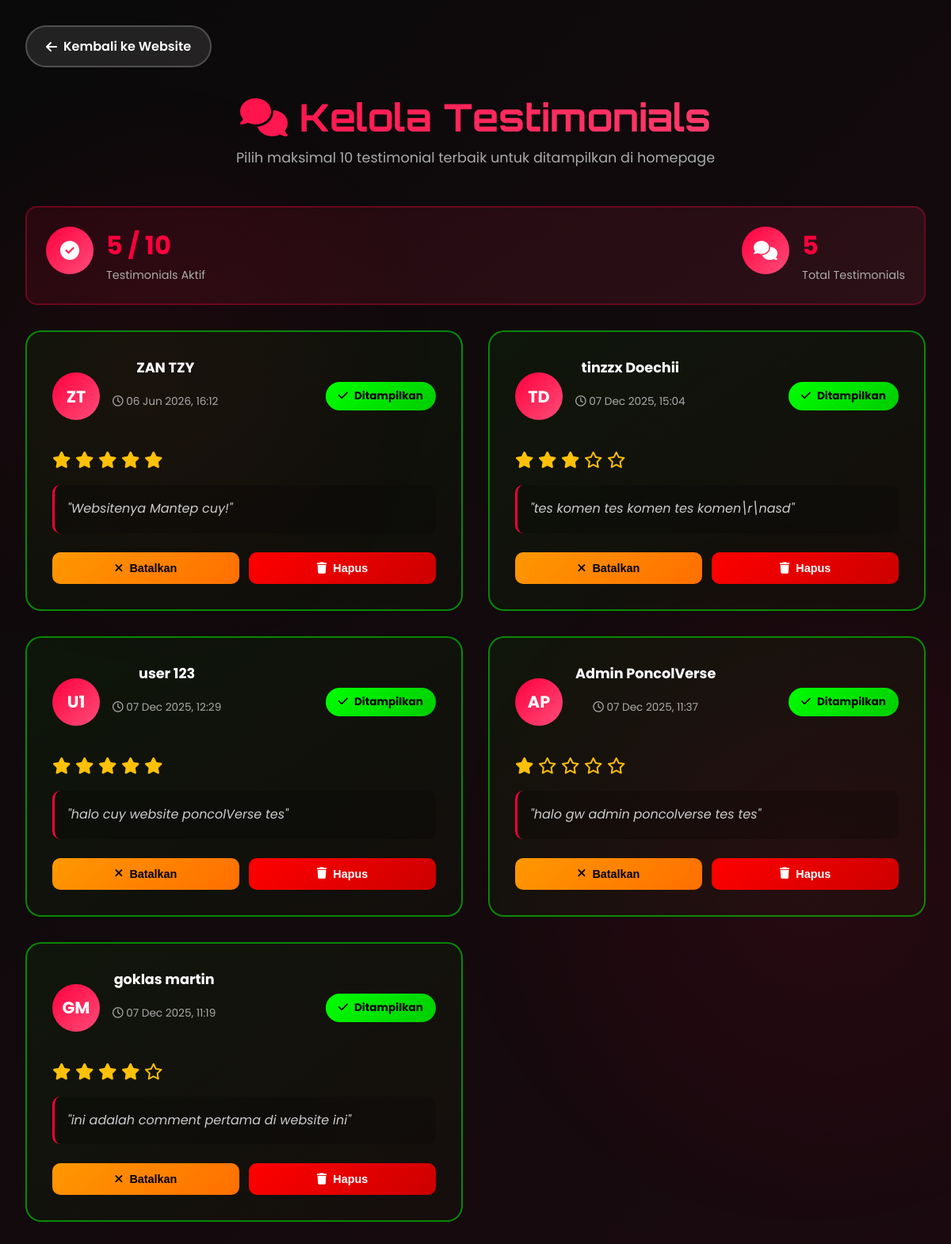
Screenshot of /admin/testimonials/testimonials-admin.php (signed in) with the database file from the repository.
### tables this page shows
CREATE TABLE `website_testimonials` (
  `id` int(11) NOT NULL,
  `user_id` int(11) NOT NULL,
  `user_name` varchar(255) NOT NULL,
  `message` text NOT NULL,
  `rating` int(1) NOT NULL CHECK (`rating` >= 1 and `rating` <= 5),
  `is_approved` tinyint(1) DEFAULT 0,
  `created_at` timestamp NOT NULL DEFAULT current_timestamp()
);

CREATE TABLE `users` (
  `id` int(11) NOT NULL,
  `firstName` varchar(100) NOT NULL,
  `lastName` varchar(100) NOT NULL,
  `email` varchar(255) NOT NULL,
  `profile_photo` varchar(500) DEFAULT NULL,
  `password` varchar(255) NOT NULL,
  `recoveryEmail` varchar(255) NOT NULL,
  `role` enum('admin','user') DEFAULT 'user',
  `subscription_plan_id` int(11) DEFAULT NULL,
  `subscription_start` date DEFAULT NULL,
  `subscription_end` date DEFAULT NULL,
  `subscription_status` enum('active','expired','none') DEFAULT 'none',
  `status` varchar(50) DEFAULT 'Penonton',
  `joinDate` date NOT NULL,
  `created_at` timestamp NOT NULL DEFAULT current_timestamp()
);

### admin/testimonials/testimonials-admin.php (the view, shortened to what this page needs)
<?php
require_once '../../config/config.php';
$sql = "SELECT wt.*, u.firstName, u.lastName, u.email
        FROM website_testimonials wt
        LEFT JOIN users u ON wt.user_id = u.id
        ORDER BY wt.created_at DESC";
$result = $conn->query($sql);
$approved_count_sql = "SELECT COUNT(*) as count FROM website_testimonials WHERE is_approved = 1";
$approved_count = $conn->query($approved_count_sql)->fetch_assoc()['count'];
?>
<!DOCTYPE html>
<html lang="id">
<head>
  <link rel="stylesheet" href="https://cdnjs.cloudflare.com/ajax/libs/font-awesome/6.4.0/css/all.min.css">
  <link href="../../assets/css/main.css" rel="stylesheet">
</head>
<body>
  <div class="admin-testimonials-container">
    <a href="../../index.php#testimonials" class="back-btn-testimonials">
      <i class="fas fa-arrow-left"></i> Kembali ke Website
    </a>
    <div class="admin-testimonials-header">
      <h1><i class="fas fa-comments"></i> Kelola Testimonials</h1>
      <p>Pilih maksimal 10 testimonial terbaik untuk ditampilkan di homepage</p>
    </div>
    <div class="stats-container">
      <div class="stat-item">
        <div class="stat-icon">
          <i class="fas fa-check-circle"></i>
        </div>
        <div class="stat-info">
          <strong><?php echo $approved_count; ?> / 10</strong>
          <span>Testimonials Aktif</span>
        </div>
      </div>
      <div class="stat-item">
        <div class="stat-icon">
          <i class="fas fa-comments"></i>
        </div>
        <div class="stat-info">
          <strong><?php echo $result->num_rows; ?></strong>
          <span>Total Testimonials</span>
        </div>
      </div>
    </div>
    <?php if ($result && $result->num_rows > 0): ?>
    <div class="testimonials-grid">
      <?php while($testimonial = $result->fetch_assoc()): ?>
      <div class="testimonial-card <?php echo $testimonial['is_approved'] ? 'approved' : ''; ?>" data-id="<?php echo $testimonial['id']; ?>">
        <div class="testimonial-header">
          <div class="testimonial-user">
            <div class="user-avatar-card">
              <?php
              $initials = strtoupper(substr($testimonial['firstName'] ?? 'U', 0, 1) . substr($testimonial['lastName'] ?? 'S', 0, 1));
              echo $initials;
              ?>
            </div>
            <div class="user-info">
              <strong><?php echo htmlspecialchars($testimonial['user_name']); ?></strong>
              <small><i class="far fa-clock"></i> <?php echo date('d M Y, H:i', strtotime($testimonial['created_at'])); ?></small>
            </div>
          </div>
          <div class="status-badge <?php echo $testimonial['is_approved'] ? 'approved' : 'pending'; ?>">
            <i class="fas fa-<?php echo $testimonial['is_approved'] ? 'check' : 'clock'; ?>"></i>
            <?php echo $testimonial['is_approved'] ? 'Ditampilkan' : 'Pending'; ?>
          </div>
        </div>
        <div class="rating-stars">
          <?php for($i = 0; $i < $testimonial['rating']; $i++): ?>
            <i class="fas fa-star"></i>
          <?php endfor; ?>
          <?php for($i = $testimonial['rating']; $i < 5; $i++): ?>
            <i class="far fa-star"></i>
          <?php endfor; ?>
        </div>
        <div class="testimonial-message">
          "<?php echo nl2br(htmlspecialchars($testimonial['message'])); ?>"
        </div>
        <div class="testimonial-actions">
          <?php if ($testimonial['is_approved']): ?>
            <button class="action-btn btn-unapprove" onclick="confirmToggleApproval(<?php echo $testimonial['id']; ?>, 0, 'batalkan approval')">
              <i class="fas fa-times"></i> Batalkan
            </button>
          <?php else: ?>
            <button class="action-btn btn-approve" onclick="confirmToggleApproval(<?php echo $testimonial['id']; ?>, 1, 'approve')" <?php echo $approved_count >= 10 ? 'disabled' : ''; ?>>
              <i class="fas fa-check"></i> Approve
            </button>
          <?php endif; ?>
          <button class="action-btn btn-delete" onclick="confirmDelete(<?php echo $testimonial['id']; ?>)">
            <i class="fas fa-trash"></i> Hapus
          </button>
        </div>
      </div>
      <?php endwhile; ?>
    </div>
    <?php endif; ?>
  </div>
</body>
</html>

### assets/css/main.css (style rules this page uses)
* { margin: 0; padding: 0; box-sizing: border-box; }
html { scroll-behavior: smooth; }
body { font-family: "Poppins", sans-serif; background: #000; color: #fff; overflow-x: hidden; position: relative; }
body::before { content: ""; position: fixed; top: 0; left: 0; width: 100%; height: 100%; background: radial-gradient( circle at 15% 30%, rgba(255, 0, 60, 0.06) 0%, transparent 25% ), radial-gradient( circle at 85% 70%, rgba(255, 0, 60, 0.08) 0%, transparent 30% ); z-index: -1; pointer-events: none; }
.user-info { text-align: center; margin-bottom: 1.5rem; }
.stat-icon { font-size: 2.5rem; color: #ff003c; margin-bottom: 0.8rem; transition: all 0.3s ease; }
.user-info { display: flex; flex-direction: column; align-items: center; gap: 1rem; margin-bottom: 2rem; }

### rows the page displays
website_testimonials: user.lastName "ZT", user_name "ZAN TZY", created_at "06 Jun 2026, 16:12", is_approved 1 (drawn), rating 5 (drawn), message "Websitenya Mantep cuy!"
website_testimonials: user.lastName "TD", user_name "tinzzx Doechii", created_at "07 Dec 2025, 15:04", is_approved 1 (drawn), rating 3 (drawn), message "tes komen tes komen tes komen\\r\\nasd"
website_testimonials: user.lastName "U1", user_name "user 123", created_at "07 Dec 2025, 12:29", is_approved 1 (drawn), rating 5 (drawn), message "halo cuy website poncolVerse tes"
website_testimonials: user.lastName "AP", user_name "Admin PoncolVerse", created_at "07 Dec 2025, 11:37", is_approved 1 (drawn), rating 1 (drawn), message "halo gw admin poncolverse tes tes"
website_testimonials: user.lastName "GM", user_name "goklas martin", created_at "07 Dec 2025, 11:19", is_approved 1 (drawn), rating 4 (drawn), message "ini adalah comment pertama di website ini"

### other values shown
$approved_count "5"
$result->num_rows "5"
